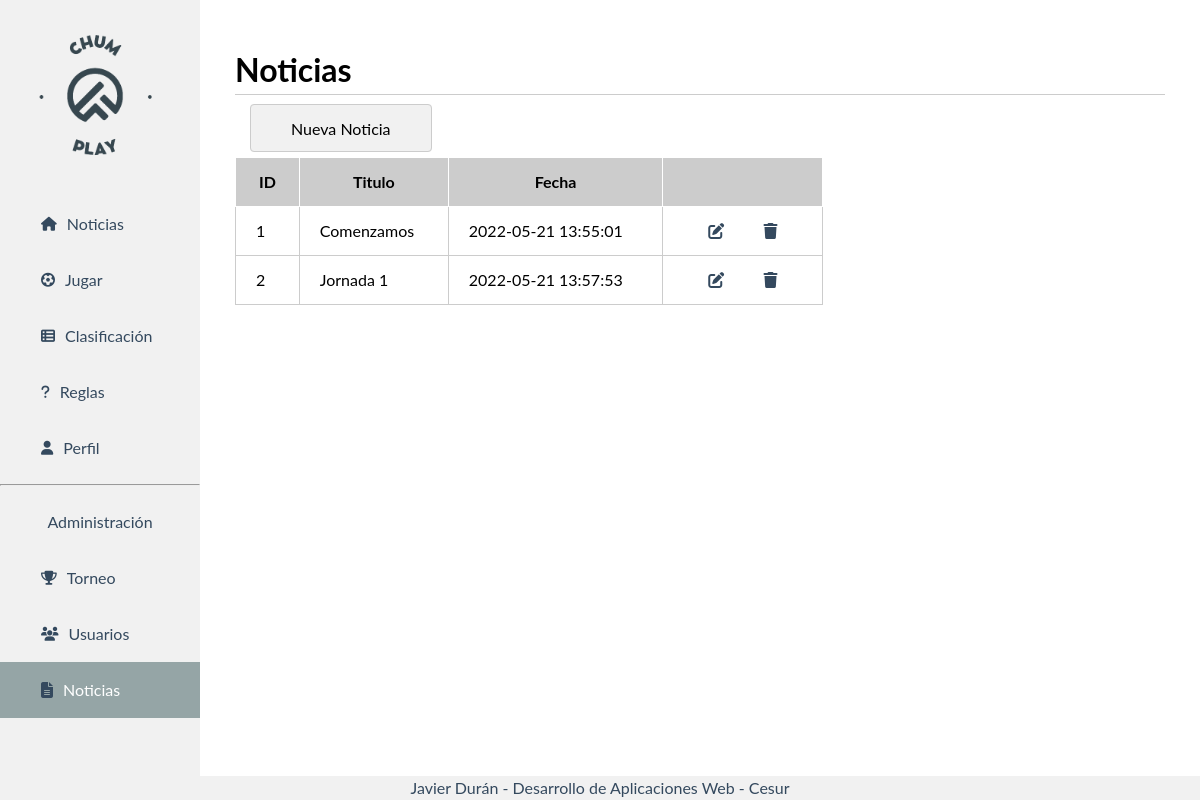
Screenshot of /admin/notices.php with the database file from the repository.
### tables this page shows
CREATE TABLE `tbl_notices` (
  `id` int(11) NOT NULL,
  `title` varchar(256) NOT NULL,
  `article` varchar(4000) NOT NULL,
  `created` datetime NOT NULL
);

### lib/db.php (called while the page is built, shortened)
<?php
class db
{
  private $host = "localhost";
  private $user = "root";
  private $pass = "";
  private $db_name = "chumplay";
  private $conexion;
  private $error = false;
  function __construct()
  {
    $this->conexion = new mysqli($this->host, $this->user, $this->pass, $this->db_name);
  }
  public function realizarConsulta($consulta)
  {
    if ($this->error == false) {
      $resultado = $this->conexion->query($consulta);
      return $resultado;
    } else {
      $this->error_msj = "Imposible realizar la consulta: " . $consulta;
      return null;
    }
  }
}

### lib/Notices.php (called while the page is built, shortened)
<?php
include "db.php";
class Notices extends db
{
    function listNotices($orderDesc = false)
    {
        if ($orderDesc == false) {
            $sql = "SELECT * from tbl_notices ORDER BY ID DESC";
        } else {
            $sql = "SELECT * from tbl_notices";
        }
        return $this->realizarConsulta($sql);
    }
}

### admin/notices.php (the view, shortened to what this page needs)
<?php
include "../lib/Notices.php";
$notices = new Notices();
$resultado = $notices->listNotices(true);
?>
<!DOCTYPE html>
<html lang="en">
<head>
    <link rel="stylesheet" type="text/css" href="../css/menu.css">
    <link rel="stylesheet" type="text/css" href="../css/style.css">
    <link rel="stylesheet" href="https://cdnjs.cloudflare.com/ajax/libs/font-awesome/6.1.1/css/all.min.css" />
</head>
<body>
    <div class="sidebar">
        <img src="../img/logo.png" alt="ChumPlay" title="ChumPlay">
        <a href="../index.php"> <i class="fa fa-home fa-sm"></i>Noticias</a>
        <a href="../play.php"><i class="fa fa-solid fa-futbol fa-sm"></i>Jugar</a>
        <a href="../rating.php"><i class="fa fa-solid fa-table-list fa-sm"></i>Clasificación</a>
        <a href="../rules.php"><i class="fa fa-solid fa-question fa-sm"></i>Reglas</a>
        <a href="../profile.php"><i class="fa fa-solid fa-user fa-sm"></i>Perfil</a>
        <hr>
        <label class="admin">Administración</label>
        <a href="create_cup.php"><i class="fa fa-solid fa-trophy fa-sm"></i>Torneo</a>
        <a href="players.php"><i class="fa fa-solid fa-users fa-sm"></i>Usuarios</a>
        <a class="active" href="admin/notices.php"><i class="fa fa-solid fa-file-lines"></i>Noticias</a>
    </div>
    <div class="content">
        <h1>Noticias</h1>
        <a class="a_players" href="notices/new_notice.php">Nueva Noticia</a>
        <div class="tbl_users_div">
            <table class="tbl_users">
                <thead>
                    <tr>
                        <th><b>ID</b></th>
                        <th><b>Titulo</b></th>
                        <th><b>Fecha</b></th>
                        <th></th>
                    </tr>
                <tbody>
                    <?php
                    while ($row = $resultado->fetch_assoc()) { ?>
                        <tr>
                            <td><?php echo $row['id']; ?>
                            <td><?php echo $row['title']; ?>
                            </td>
                            <td><?php echo $row['created']; ?>
                            </td>
                            <td>
                            <a href="notices/modify_notice.php?id=<?php echo $row['id']; ?>" title="Modificar"><i class="fa fa-solid fa-pen-to-square"></i></a>
                            <a href="notices/delete_notice.php?id=<?php echo $row['id']; ?>" title="Elminar"><i class="fa fa-solid fa-trash"></i></i></a>
                            </td>
                        </tr>
                    <?php } ?>
                </tbody>
            </table>
        </div>
    </div>
    <div class="footer">
        Javier Durán - Desarrollo de Aplicaciones Web - Cesur
    </div>
</body>
</html>

### css/menu.css (style rules this page uses)
body { margin: 0; font-family: "Lato", sans-serif; }
.fa { padding-right: 10px; }
.admin { display: block; color: #34495e; padding: 16px; text-decoration: none; text-align: center; }
.sidebar { margin: 0; padding: 0; width: 200px; background-color: #f1f1f1; position: fixed; height: 100%; overflow: auto; font-size: 1.0em; }
.sidebar img { width: 95%; }
.sidebar a { display: block; color: #34495e; padding: 16px; text-decoration: none; }
.sidebar a.active { background-color: #95a5a6; color: white; }
div.content { margin-left: 200px; padding: 25px 35px; }
.footer { position: fixed; left: 0; bottom: 0; width: 100%; background-color: #f1f1f1; color: #34495e; text-align: center; }

### css/style.css (style rules this page uses)
html, body { line-height: 1.5; }
h1 { border-bottom: 1px solid #ccc; }
td { margin: 10px 10px 10px 10px; }
.tbl_users_div { position: fixed; width: 70%; height: 560px; }
.tbl_users { border: 1px solid #ccc; width: 70%; border-radius: 4px; border-collapse: collapse; border-spacing: 0; }
.tbl_users td { margin: 5px 5px 5px 5px; padding: 12px 20px; border: 1px solid #ccc; }
.tbl_users th { margin: 5px 5px 5px 5px; padding: 12px 20px; border: 1px solid white; background-color: #ccc; }
.a_players { background-color: #f1f1f1; color: black; padding: 13.5px 40px; margin: 8px 0 0 15px; border: 1px solid #ccc !important; border-radius: 4px; cursor: pointer; font-family: "Lato", sans-serif; font-size: 1.0em; text-decoration: none; }
.fa { display: flex; justify-content: center; align-items: center; padding-left: 25px; color: #34495e; }

### rows the page displays
tbl_notices: id "1", title "Comenzamos", created "2022-05-21 13:55:01"
tbl_notices: id "2", title "Jornada 1", created "2022-05-21 13:57:53"
